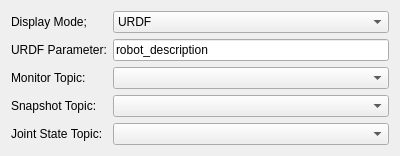
<?xml version="1.0" encoding="UTF-8"?>
<ui version="4.0">
 <class>EnvironmentMonitorWidget</class>
 <widget class="QWidget" name="EnvironmentMonitorWidget">
  <property name="geometry">
   <rect>
    <x>0</x>
    <y>0</y>
    <width>400</width>
    <height>152</height>
   </rect>
  </property>
  <property name="windowTitle">
   <string>Form</string>
  </property>
  <layout class="QFormLayout" name="formLayout">
   <item row="0" column="0">
    <widget class="QLabel" name="display_mode_label">
     <property name="text">
      <string>Display Mode;</string>
     </property>
    </widget>
   </item>
   <item row="0" column="1">
    <widget class="QComboBox" name="display_mode_combo_box">
     <item>
      <property name="text">
       <string>URDF</string>
      </property>
     </item>
     <item>
      <property name="text">
       <string>Monitor</string>
      </property>
     </item>
     <item>
      <property name="text">
       <string>Snapshot</string>
      </property>
     </item>
    </widget>
   </item>
   <item row="1" column="0">
    <widget class="QLabel" name="urdf_param_label">
     <property name="text">
      <string>URDF Parameter:</string>
     </property>
    </widget>
   </item>
   <item row="1" column="1">
    <widget class="QLineEdit" name="urdf_param_line_edit">
     <property name="text">
      <string>robot_description</string>
     </property>
    </widget>
   </item>
   <item row="4" column="0">
    <widget class="QLabel" name="joint_state_topic_label">
     <property name="text">
      <string>Joint State Topic:</string>
     </property>
    </widget>
   </item>
   <item row="4" column="1">
    <widget class="tesseract_gui::ROSTopicComboBox" name="joint_state_topic_combo_box"/>
   </item>
   <item row="2" column="0">
    <widget class="QLabel" name="monitor_topic_label">
     <property name="text">
      <string>Monitor Topic:</string>
     </property>
    </widget>
   </item>
   <item row="2" column="1">
    <widget class="tesseract_gui::ROSTopicComboBox" name="monitor_topic_combo_box"/>
   </item>
   <item row="3" column="0">
    <widget class="QLabel" name="snapshot_topic_label">
     <property name="text">
      <string>Snapshot Topic:</string>
     </property>
    </widget>
   </item>
   <item row="3" column="1">
    <widget class="tesseract_gui::ROSTopicComboBox" name="snapshot_topic_combo_box"/>
   </item>
  </layout>
 </widget>
 <customwidgets>
  <customwidget>
   <class>tesseract_gui::ROSTopicComboBox</class>
   <extends>QComboBox</extends>
   <header>tesseract_qt_ros/widgets/ros_topic_combo_box.h</header>
  </customwidget>
 </customwidgets>
 <resources/>
 <connections/>
</ui>
